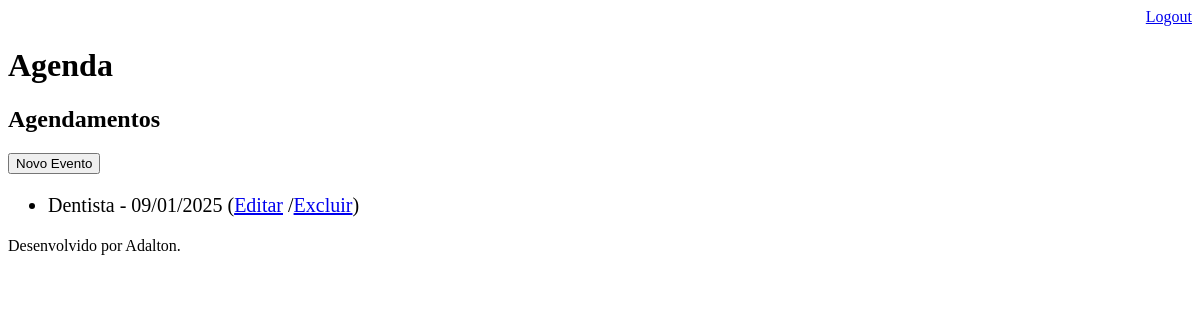
The page /agenda/ (signed in) on the database as committed earlier.
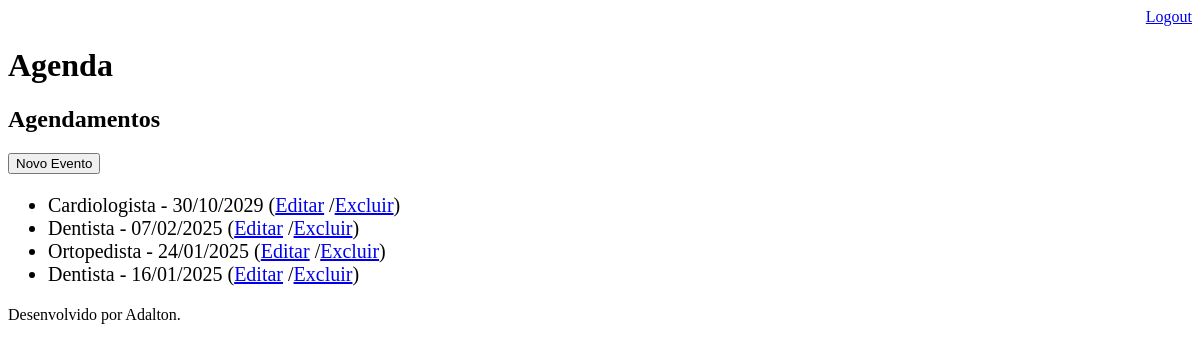
The same page on the database as committed later.
### core/models.py (models this page shows, shortened)
class Event(models.Model):
    title = models.CharField(max_length=100)
    description = models.TextField(blank=True, null=True)
    date = models.DateField(verbose_name='Data do Evento')
    creation_date = models.DateTimeField(auto_now_add=True)
    user = models.ForeignKey(User, on_delete=models.CASCADE)
    class Meta:
        db_table = 'event'
    def get_date(self):
        return self.date.strftime('%d/%m/%Y')

### core/views.py (the view)
# urls.py: path('agenda/', views.listar_eventos),
@login_required(login_url='/login/')
def listar_eventos(request):
    active_user = request.user
    event = Event.objects.filter(user=active_user).order_by('-date')
    data = {'events': event}
    return render(request, 'agenda.html', data)

### templates/agenda.html
{% extends "model-page.html" %}
{% block content %}
<h2>Agendamentos</h2>
<a href="/agenda/evento/">
    <button type="button">Novo Evento</button>
</a>
<ul style="font-size: 20px;">
    {% for event in events %}
    <li>{{ event.title }} - {{ event.get_date }}
        (<a href="/agenda/evento/?id={{ event.id }}">Editar</a>
        /<a href="/agenda/evento/delete/{{ event.id }}">Excluir</a>)
    </li>
    {% endfor %}
</ul>
{% endblock %}

### templates/model-page.html
<!DOCTYPE html>
<html lang="en">
<head>
    {% include 'model-header.html' %}
</head>
<body>
    {%  block content %} {% endblock %}
    {% include 'model-footer.html' %}
</body>
</html>

### templates/model-header.html (shortened to what this page needs)
<div align="right">
    <a href="/logout">Logout</a>
</div>
<h1>Agenda</h1>

### templates/model-footer.html
<p> Desenvolvido por Adalton.</p>

Rows that differ between the two databases and show on the page:
removed Event: title "Dentista", get_date "09/01/2025"
added Event: title "Cardiologista", get_date "30/10/2029"
added Event: title "Dentista", get_date "07/02/2025"
added Event: title "Ortopedista", get_date "24/01/2025"
added Event: title "Dentista", get_date "16/01/2025"
